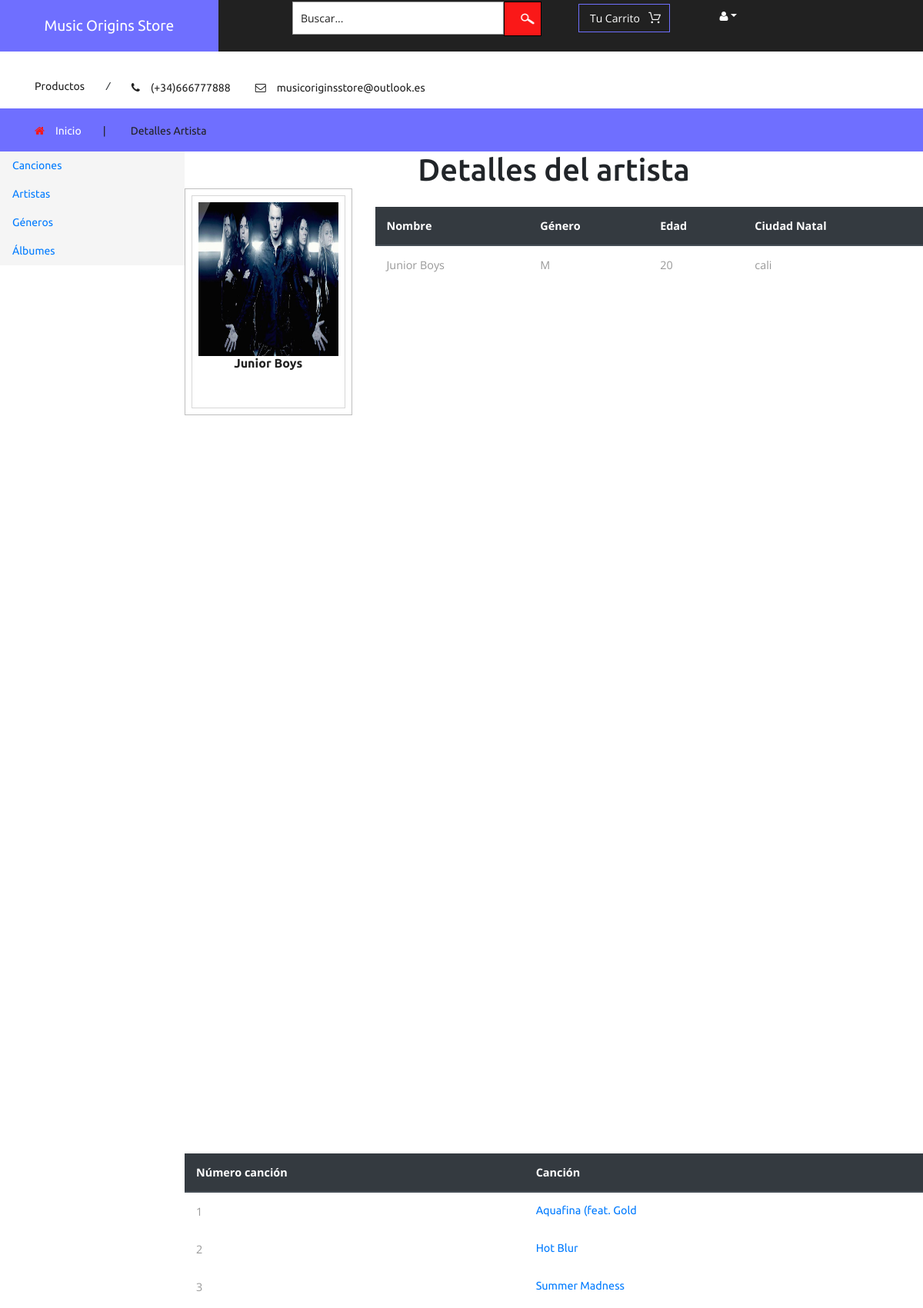
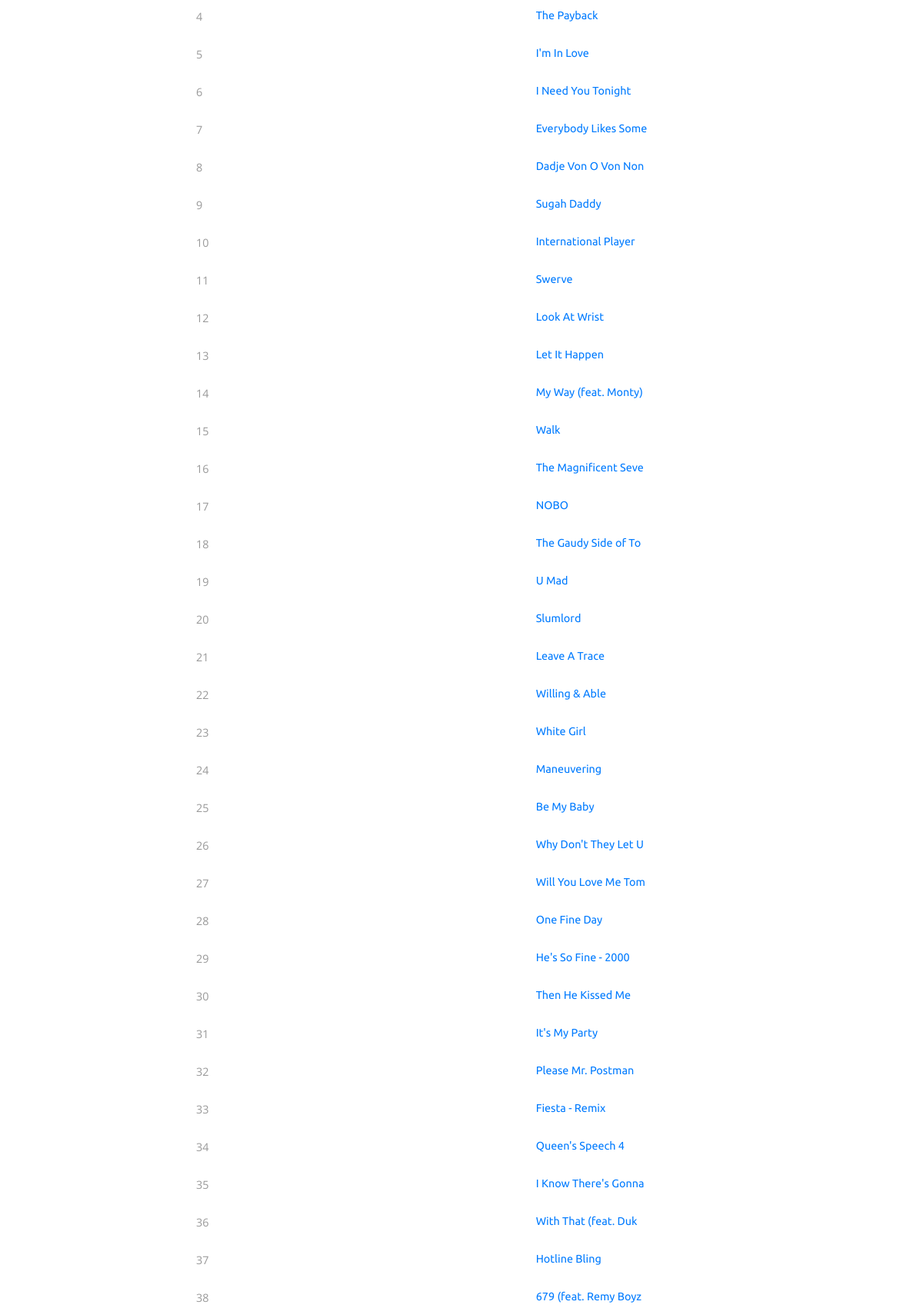
The page /artistdesc.php?artist_id=3 (upper part) on the database its author committed (2 pictures, top to bottom).
### tables this page shows
CREATE TABLE `artist` (
  `artist_id` int(11) NOT NULL AUTO_INCREMENT,
  `first_name` varchar(100) DEFAULT NULL,
  `last_name` varchar(100) DEFAULT NULL,
  `home_city` varchar(100) DEFAULT NULL,
  `rating` varchar(100) DEFAULT NULL,
  `gender` varchar(100) DEFAULT NULL,
  `age` varchar(100) DEFAULT NULL,
  PRIMARY KEY (`artist_id`)
);

CREATE TABLE `makes` (
  `artist_id` int(11) NOT NULL,
  `track_id` int(11) NOT NULL,
  PRIMARY KEY (`artist_id`,`track_id`)
);

CREATE TABLE `track` (
  `track_id` int(11) NOT NULL,
  `name` varchar(20) DEFAULT NULL,
  `length` int(11) DEFAULT NULL,
  `release_date` date DEFAULT NULL,
  `language` varchar(20) DEFAULT NULL,
  `price` int(11) DEFAULT NULL,
  `danceability` varchar(20) DEFAULT NULL,
  `energy` varchar(20) DEFAULT NULL,
  `key` varchar(20) DEFAULT NULL,
  `loudness` varchar(20) DEFAULT NULL,
  `mode` varchar(20) DEFAULT NULL,
  `speechiness` varchar(20) DEFAULT NULL,
  `acousticness` varchar(20) DEFAULT NULL,
  `instrumentalness` varchar(20) DEFAULT NULL,
  `liveness` varchar(20) DEFAULT NULL,
  `valence` varchar(20) DEFAULT NULL,
  `tempo` varchar(20) DEFAULT NULL,
  `duration_ms` varchar(20) DEFAULT NULL,
  `time_signature` varchar(20) DEFAULT NULL,
  PRIMARY KEY (`track_id`)
);

### artistdesc.php (the view, shortened to what this page needs)
<?php
include 'config.php';
?>
<!DOCTYPE.php>
    <html>
    <?php include 'head.php'; ?>
    <body>
        <?php include 'header.php'; ?>
        <div class="products-breadcrumb">
            <div class="container">
                <ul>
                    <li><i class="fa fa-home" aria-hidden="true"></i><a href="index.php">Inicio</a><span>|</span></li>
                    <li>Detalles Artista</li>
                </ul>
            </div>
        </div>
        <?php include 'leftsticky.php'; ?>
        <div align="center">
            <h1>Detalles del artista</h1>
            <?php
				$artist_id=$_GET['artist_id'];
				$query = "select * from artist where artist_id=$artist_id";
				$res=$mysqli->query($query);
				echo '<div class="row">';
				while($arr=$res->fetch_assoc()){
				$cnt=$arr['artist_id'] % 250;
				$cnt+=1;
				echo'<div class="col-md-3 top_brand_left">
					<div class="hover14 column">
						<div class="agile_top_brand_left_grid">
							<div class="agile_top_brand_left_grid1">
								<figure>
									<div class="snipcart-item block">
										<div class="snipcart-thumb">
											<a href="artistdesc.php?artist_id='.$arr['artist_id'].'">
												<img height="200px" width="200px" src="artistas_img/'.$cnt.'.jpg"/>
											</a>
											<h4>'.$arr['first_name'].' '.$arr['last_name'].'</h4>
										</div>
										<div class="snipcart-details">
											<form action="añadircarrito.php" method="post">
												<fieldset>
													<input type="hidden" name="cmd" value="_cart" />
													<input type="hidden" name="add" value="1" />
													<input type="hidden" name="artist_id" value='.$arr['artist_id'].' />
												</fieldset>
											</form>
										</div>
									</div>
								</figure>
							</div>
						</div>
						</div>
						</div>';
                } ?>
            <div class="col-12 col-md-9">
                <table width="30%" class="table">
                    <thead class="thead-dark">
                        <tr>
                            <th scope="col"> Nombre </th>
                            <th scope="col"> Género </th>
                            <th scope="col"> Edad </th>
                            <th scope="col"> Ciudad Natal </th>
                        </tr>
                    </thead>
                    <tbody>
                        <?php
				$artist_id=$_GET['artist_id'];
				$arr=($mysqli->query("select * from artist where artist_id=$artist_id"))->fetch_assoc();
				$name=$arr['first_name']." ".$arr['last_name'];
				$hometown=$arr['home_city'];
						echo "<br>";
						echo "<tr><td>{$name}</td> <td>{$arr['gender']}</td>
								<td> {$arr['age']} </td><td>{$hometown}</td></tr>
						";
			?>
                    </tbody>
                </table>
            </div>
        </div>
        <table width="30%" class="table">
            <thead class="thead-dark">
                <tr>
                    <th scope="col"> Número canción </th>
                    <th scope="col"> Canción</th>
                </tr>
            </thead>
            <tbody>
                <?php
			$cnt=1;
			$artist_id=$_GET['artist_id'];
			$res=$mysqli->query("select * from makes where artist_id=$artist_id");
			while($arr=$res->fetch_assoc()){
				$track_id=$arr['track_id'];
				$t1=($mysqli->query("select * from track where track_id=$track_id"))->fetch_assoc();
					echo "<br>";
					echo "<tr><td>{$cnt}</td> <td><a href='cancdesc.php?track_id=$track_id'>{$t1['name']}</a></td></tr>
					";
					$cnt+=1;
			}
		?>
            </tbody>
        </table>
        </div>
        <?php include 'bannerend.php'; ?>
    </body>
    </html>

### rows shown on the page
artist: first_name "Junior", last_name "Boys", name "Junior Boys", gender "M", age "20", home_city "cali"
makes: track.name "Aquafina (feat. Gold"
makes: track.name "Hot Blur"
makes: track.name "Summer Madness"
makes: track.name "The Payback"
makes: track.name "I'm In Love"
makes: track.name "I Need You Tonight"
makes: track.name "Everybody Likes Some"
makes: track.name "Dadje Von O Von Non"
makes: track.name "Sugah Daddy"
makes: track.name "International Player"
makes: track.name "Swerve"
makes: track.name "Look At Wrist"
makes: track.name "Let It Happen"
makes: track.name "My Way (feat. Monty)"
makes: track.name "Walk"
makes: track.name "The Magnificent Seve"
makes: track.name "NOBO"
makes: track.name "The Gaudy Side of To"
makes: track.name "U Mad"
makes: track.name "Slumlord"
makes: track.name "Leave A Trace"
makes: track.name "Willing & Able"
makes: track.name "White Girl"
makes: track.name "Maneuvering"
makes: track.name "Be My Baby"
makes: track.name "Why Don't They Let U"
makes: track.name "Will You Love Me Tom"
makes: track.name "One Fine Day"
makes: track.name "He's So Fine - 2000"
makes: track.name "Then He Kissed Me"
makes: track.name "It's My Party"
makes: track.name "Please Mr. Postman"
makes: track.name "Fiesta - Remix"
makes: track.name "Queen's Speech 4"
makes: track.name "I Know There's Gonna"
makes: track.name "With That (feat. Duk"
makes: track.name "Hotline Bling"
makes: track.name "679 (feat. Remy Boyz"
